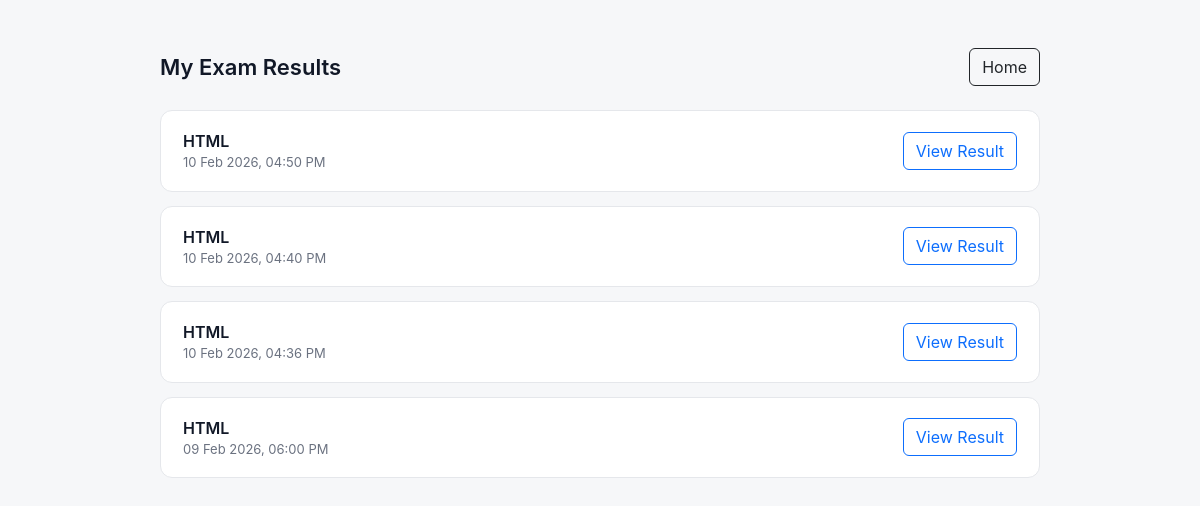
Page /results.php (signed in) on the committed database.
### tables this page shows
CREATE TABLE `exam_attempts` (
  `id` int(11) NOT NULL,
  `student_id` int(11) NOT NULL,
  `exam_id` int(11) NOT NULL,
  `attempt_no` int(11) NOT NULL,
  `total_questions` int(11) NOT NULL,
  `attempted` int(11) NOT NULL,
  `correct` int(11) NOT NULL,
  `percentage` decimal(5,2) NOT NULL,
  `status` enum('PASS','FAIL') NOT NULL,
  `created_at` timestamp NOT NULL DEFAULT current_timestamp()
);

CREATE TABLE `exams` (
  `id` int(11) NOT NULL,
  `exam_name` varchar(255) NOT NULL,
  `start_date` date NOT NULL,
  `end_date` date NOT NULL,
  `attempts` int(11) DEFAULT 1,
  `duration_minutes` int(11) NOT NULL DEFAULT 30,
  `exam_image` varchar(255) DEFAULT NULL,
  `total_questions` int(11) DEFAULT 5,
  `created_at` timestamp NOT NULL DEFAULT current_timestamp()
);

### results.php (the view, shortened to what this page needs)
<?php
require "config/db.php";
$studentId = $_SESSION['student_id'];
$stmt = $conn->prepare("
    SELECT
        ea.*,
        e.exam_name
    FROM exam_attempts ea
    JOIN exams e ON e.id = ea.exam_id
    WHERE ea.student_id=?
    ORDER BY ea.created_at DESC
");
$stmt->bind_param("i", $studentId);
$stmt->execute();
$results = $stmt->get_result();
?>
<!DOCTYPE html>
<html lang="en">
<head>
    <link href="https://cdn.jsdelivr.net/npm/bootstrap@5.3.2/dist/css/bootstrap.min.css" rel="stylesheet">
    <link rel="stylesheet" href="assest/css/results.css">
</head>
<body>
    <div class="wrapper">
        <div class="page-header">
            <div class="page-title">My Exam Results</div>
            <a href="index.php" class="btn btn-outline-dark">
                Home
            </a>
        </div>
        <?php while ($r = $results->fetch_assoc()): ?>
            <div class="result-row">
                <div>
                    <div class="exam-name"><?= htmlspecialchars($r['exam_name']) ?></div>
                    <div class="exam-date">
                        <?= date("d M Y, h:i A", strtotime($r['created_at'])) ?>
                    </div>
                </div>
                <button class="btn btn-outline-primary"
                    data-bs-toggle="modal"
                    data-bs-target="#result<?= $r['id'] ?>">
                    View Result
                </button>
            </div>
        <?php endwhile; ?>
    </div>
</body>
</html>

### assest/css/results.css (style rules this page uses)
body { background:#f6f7f9; font-family:-apple-system,BlinkMacSystemFont,"Segoe UI",Roboto,Arial; color:#111827; }
.wrapper { max-width:920px; margin:48px auto; padding:0 20px; }
.page-header { display:flex; justify-content:space-between; align-items:center; margin-bottom:24px; }
.page-title { font-size:22px; font-weight:600; }
.result-row { background:#fff; border:1px solid #e5e7eb; border-radius:12px; padding:18px 22px; display:flex; justify-content:space-between; align-items:center; margin-bottom:14px; }
.exam-name { font-weight:600; }
.exam-date { font-size:13px; color:#6b7280; }

### rows in the picture
exam_attempts: exam.exam_name "HTML", created_at "10 Feb 2026, 04:50 PM"
exam_attempts: exam.exam_name "HTML", created_at "10 Feb 2026, 04:40 PM"
exam_attempts: exam.exam_name "HTML", created_at "10 Feb 2026, 04:36 PM"
exam_attempts: exam.exam_name "HTML", created_at "09 Feb 2026, 06:00 PM"
